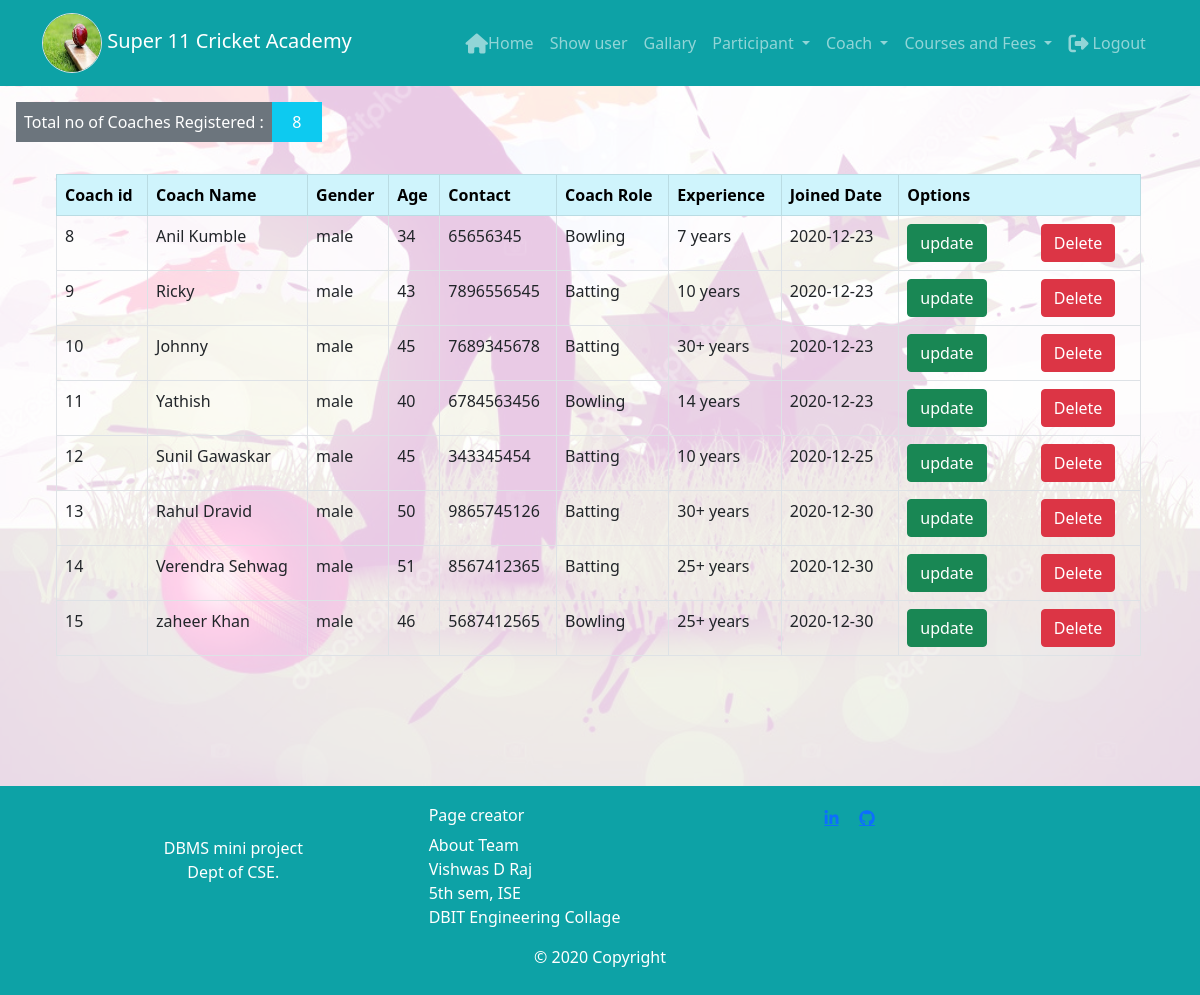
/ashow_coach.php, run on the app's committed database.
### tables this page shows
CREATE TABLE `coaches` (
  `c_id` int(100) NOT NULL,
  `c_name` varchar(40) NOT NULL,
  `gender` varchar(10) NOT NULL,
  `age` int(10) NOT NULL,
  `contact` bigint(100) NOT NULL,
  `c_role` varchar(30) NOT NULL,
  `about` varchar(100) NOT NULL,
  `c_d` date NOT NULL
);

### function.php (called while the page is built, shortened)
<?php
	function get_coach_count(){
		$connection = mysqli_connect("localhost","root","");
		$coach_count = "";
		$query = "select count(*) as c_id from coaches";
		$query_run = mysqli_query($connection,$query);
		while($row = mysqli_fetch_assoc($query_run)){
			$coach_count = $row['c_id'];
		}
		return($coach_count);
    }
?>

### ashow_coach.php (the view, shortened to what this page needs)
<?php
    require('function.php');
    $connection = mysqli_connect("localhost","root","");
?>
<!doctype html>
<html lang="en">
<head>
  <link href="https://cdn.jsdelivr.net/npm/bootstrap@5.0.0-beta1/dist/css/bootstrap.min.css" rel="stylesheet"
>
  <link rel="stylesheet" href="Css/style.css">
</head>
<body>
  <nav class="navbar navbar-dark navbar-expand-sm" style="background-color: #0DA2A6" ;>
    <div class=" container">
      <a class="navbar-brand" href=""><img src="Images/cricket.jpeg" alt="" class="rounded-circle border" height="60"
          width="60">
        Super 11 Cricket Academy</a>
      <ul class="nav navbar-nav navbar navbar-right">
        <li class="nav-item active"><a class="nav-link" href="admin_dashboard.php"><i
              class="fa fa-home fa-lg"></i>Home</a></li>
        <li class="nav-item "><a class="nav-link" href="show_user.php">Show user</a></li>
        <li class="nav-item "><a class="nav-link" href="gallaryAdmin.php">Gallary</a></li>
        <li class="nav-item dropdown">
          <a class="nav-link dropdown-toggle" href="#" id="navbarDropdown" role="button" data-bs-toggle="dropdown"
            aria-expanded="false">
            Participant
          </a>
        </li>
        <li class="nav-item dropdown">
          <a class="nav-link dropdown-toggle" href="#" id="navbarDropdown" role="button" data-bs-toggle="dropdown"
            aria-expanded="false">
            Coach
          </a>
        </li>
        <li class="nav-item dropdown">
          <a class="nav-link dropdown-toggle" href="#" id="navbarDropdown" role="button" data-bs-toggle="dropdown"
            aria-expanded="false">
            Courses and Fees
          </a>
        </li>
        <li class="nav-item "><a class="nav-link btn-pd" href="logout.php"> <i class="fa fa-sign-out fa-lg"></i>
            Logout</a></li> &nbsp
      </ul>
    </div>
  </nav>
  <div class="parallax p-2" style="
    background-position: center;
    background-repeat: no-repeat;
    background-size: cover;
    background-blend-mode: screen;
    background-image: url('Images/drive.jpeg'); background-color: rgb(233, 202, 229); min-height: 700px;">
    <div class="col-11">
      <div class="d-flex p-2 text-white">
        <div class="p-2 bg-secondary">Total no of Coaches Registered :</div>
        <div class="p-2 bg-info">&nbsp &nbsp<?php echo get_coach_count() ?>&nbsp &nbsp</div>
      </div>
      <br>
      <table class="table table-hover table-bordered mx-5 ">
        <thead class="table-info">
          <tr>
            <th>Coach id</th>
            <th>Coach Name</th>
            <th>Gender</th>
            <th>Age</th>
            <th>Contact</th>
            <th>Coach Role</th>
            <th>Experience</th>
            <th>Joined Date</th>
            <th>Options</th>
          </tr>
        </thead>
        <?php
                    $query = "select * from coaches order by c_id";
                    $query_run = mysqli_query($connection,$query);
                    while($row = mysqli_fetch_assoc($query_run))
                    {
                        $c_id = $row['c_id'];
                        $c_name = $row['c_name'];
                        $gender = $row['gender'];
                        $age = $row['age'];
                        $contact = $row['contact'];
                        $c_role = $row['c_role'];
                        $about=$row['about'];
                        $c_d=$row['c_d'];
                    ?>
        <tr>
          <td><?php echo $c_id ?></td>
          <td><?php echo $c_name?></td>
          <td><?php echo $gender ?></td>
          <td><?php echo $age ?></td>
          <td><?php echo $contact ?></td>
          <td><?php echo $c_role ?></td>
          <td><?php echo $about ?></td>
          <td><?php echo $c_d ?></td>
          <td>
            <a type="button" class="btn btn-success" href="update_coach.php?id=<?php echo $row['c_id'];?>">update</a>
            <a type="button" class="btn btn-danger" href="delete_coach.php?id=<?php echo $row['c_id'];?>">Delete</a>
          </td>
        </tr>
        <?php
                    }
                ?>
      </table>
    </div>
  </div>
  <footer class="footer">
    <div class="container-fluid">
      <div class="row">
        <div class="offset-1 col-lg-2 align-self-center">
          <div class="text-center">
            <p>
              DBMS mini project <br>
              Dept of CSE.
            </p>
          </div>
        </div>
        <div class="offset-1 col-lg-3">
          <h6>Page creator</h6>
          <h7>About Team</h7><br>
          Vishwas D Raj <br>
          5th sem, ISE<br>
          DBIT Engineering Collage<br>
        </div>
        <div class="col-lg-3 col-sm-5 offset-1">
          &nbsp &nbsp &nbsp &nbsp<a href="" class="fa fa-linkedin"></a> &nbsp &nbsp
          <a href="" class="fa fa-github"></a>
        </div>
      </div>
    </div>
    <div class="footer-copyright text-center py-3">© 2020 Copyright
    </div>
  </footer>
</body>
</html>

### Css/style.css (style rules this page uses)
.footer { color: white; padding: 20px 50px 10px 50px; background-color: #0da2a6; }

### data on the page
coaches: c_id "8", c_name "Anil Kumble", gender "male", age "34", contact "65656345", c_role "Bowling", about "7 years", c_d "2020-12-23"
coaches: c_id "9", c_name "Ricky", gender "male", age "43", contact "7896556545", c_role "Batting", about "10 years", c_d "2020-12-23"
coaches: c_id "10", c_name "Johnny", gender "male", age "45", contact "7689345678", c_role "Batting", about "30+ years", c_d "2020-12-23"
coaches: c_id "11", c_name "Yathish", gender "male", age "40", contact "6784563456", c_role "Bowling", about "14 years", c_d "2020-12-23"
coaches: c_id "12", c_name "Sunil Gawaskar", gender "male", age "45", contact "343345454", c_role "Batting", about "10 years", c_d "2020-12-25"
coaches: c_id "13", c_name "Rahul Dravid", gender "male", age "50", contact "9865745126", c_role "Batting", about "30+ years", c_d "2020-12-30"
coaches: c_id "14", c_name "Verendra Sehwag", gender "male", age "51", contact "8567412365", c_role "Batting", about "25+ years", c_d "2020-12-30"
coaches: c_id "15", c_name "zaheer Khan", gender "male", age "46", contact "5687412565", c_role "Bowling", about "25+ years", c_d "2020-12-30"

### other printed values
get_coach_count() "8"
